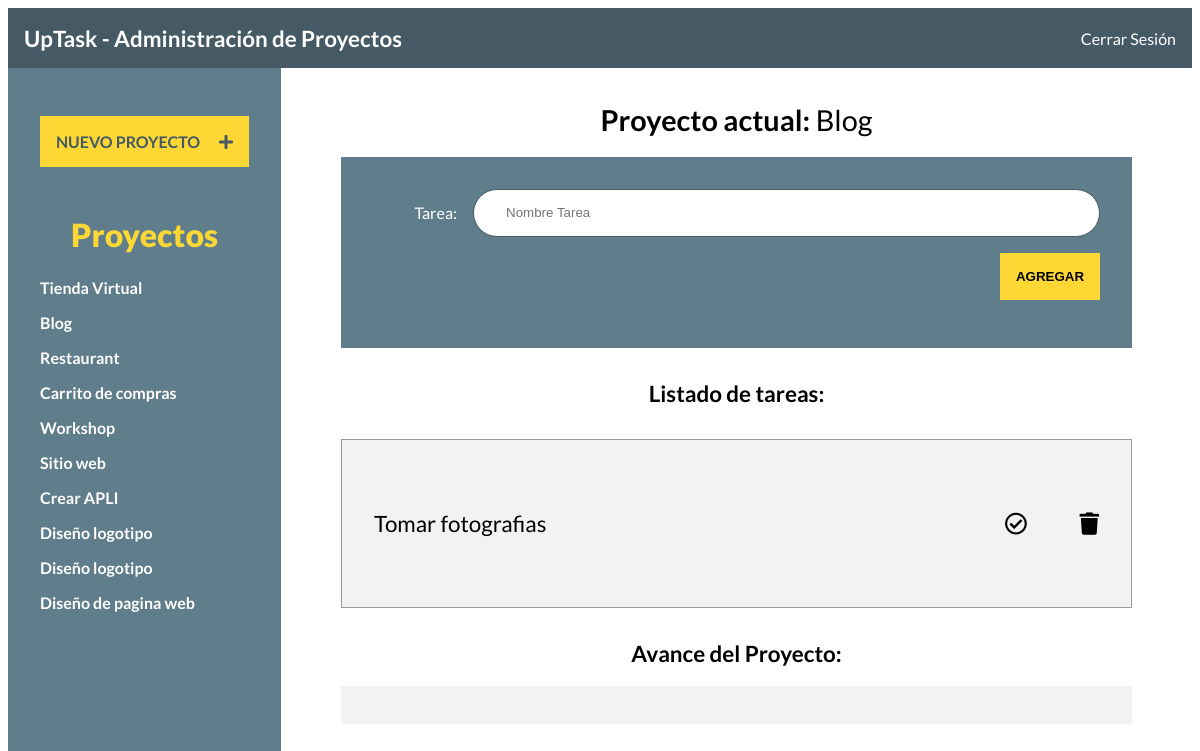
The app's page /index.php?id_proyecto=2 (signed in) with its own data.
### tables this page shows
CREATE TABLE IF NOT EXISTS `proyectos` (
  `id_proyecto` int(11) NOT NULL AUTO_INCREMENT,
  `nombre_proyecto` varchar(100) NOT NULL,
  PRIMARY KEY (`id_proyecto`)
);

CREATE TABLE IF NOT EXISTS `tareas` (
  `id_tarea` int(11) NOT NULL AUTO_INCREMENT,
  `id_proyecto` int(11) NOT NULL,
  `nombre_tarea` varchar(100) DEFAULT NULL,
  `estado` int(1) DEFAULT '0',
  PRIMARY KEY (`id_tarea`),
  KEY `FK_tareas_proyectos` (`id_proyecto`),
  CONSTRAINT `FK_tareas_proyectos` FOREIGN KEY (`id_proyecto`) REFERENCES `proyectos` (`id_proyecto`)
);

### inc/functions/funciones.php (called while the page is built, shortened)
<?php
 function obtenerProyecto()
 {
    include 'conexion.php';
    try {
        return $conn->query('SELECT id_proyecto, nombre_proyecto FROM proyectos');
    } catch (Exception $e) {
        echo 'error: ' . $e->getMessage();
        return false;
    }
 }
function obtenerNompreProyecto( $id = null )
{
    include 'conexion.php';
    try {
        return $conn->query("SELECT nombre_proyecto FROM proyectos WHERE id_proyecto = $id");
    } catch (Exception $e) {
        echo 'error: ' . $e->getMessage();
        return false;
    }
}
function obtenerTareasProyecto( $id = null )
{
    include 'conexion.php';
    try {
        return $conn->query("SELECT id_tarea, nombre_tarea, estado FROM tareas WHERE id_proyecto = $id");
    } catch (Exception $e) {
        echo 'error: ' . $e->getMessage();
        return false;
    }
}

### index.php (the view, shortened to what this page needs)
<?php  include 'inc/functions/funciones.php' ?>
<?php  include 'inc/templates/header.php' ?>
<?php  include 'inc/templates/barra.php' ?>
<?php
    if ( isset( $_GET['id_proyecto'] ) ) {
        $id_proyecto = $_GET['id_proyecto'];
    } else {
        $id_proyecto = '';
    }
?>
<div class="contenedor">
<?php  include 'inc/templates/sidebar.php' ?>
    <main class="contenido-principal">
        <?php $proyecto = obtenerNompreProyecto( $id_proyecto ); ?>
        <?php if ( $proyecto ): ?>
        <h1>Proyecto actual:
            <?php foreach ($proyecto as $p):?>
                    <span><?= $p['nombre_proyecto'] ?></span>
            <?php endforeach; ?>
        </h1>
        <form action="#" class="agregar-tarea">
            <div class="campo">
                <label for="tarea">Tarea:</label>
                <input type="text" placeholder="Nombre Tarea" class="nombre-tarea">
            </div>
            <div class="campo enviar">
                <input type="submit" class="boton nueva-tarea" value="Agregar">
            </div>
        </form>
        <?php else: echo "<p>Selcciona un Proyecto a la izquierda</p>"; endif; ?>
        <h2>Listado de tareas:</h2>
        <div class="listado-pendientes">
            <ul>
                <?php
                    $tareas = obtenerTareasProyecto( $id_proyecto );
                    if ( $tareas->num_rows > 0 ):?>
                        <?php foreach( $tareas as $tarea): ?>
                            <li id="tarea:<?= $tarea['id_tarea'] ?>" class="tarea">
                            <p><?= $tarea['nombre_tarea'] ?></p>
                                <div class="acciones">
                                    <i class="far fa-check-circle  <?= ($tarea['estado'] == 1 ) ? 'completo' : ''?>"></i>
                                    <i class="fas fa-trash"></i>
                                </div>
                            </li>
                        <?php endforeach; ?>
                    <?php else: ?>
                        <p class="lista-vacia">No hay tareas</p>
                    <?php endif; ?>
            </ul>
        </div>
        <div class="avance">
            <h2>Avance del Proyecto:</h2>
            <div id="barra-avance" class="barra-avance">
            </div>
        </div>
    </main>
</div>
<?php  include 'inc/templates/footer.php' ?>

### inc/templates/sidebar.php
<aside class="contenedor-proyectos">
    <div class="panel crear-proyecto">
        <a href="#" class="boton">Nuevo Proyecto <i class="fas fa-plus"></i> </a>
    </div>
    <div class="panel lista-proyectos">
        <h2>Proyectos</h2>
        <ul id="proyectos">
            <?php
                $proyectos = obtenerProyecto();
                foreach ($proyectos as $proyecto) : ?>
                    <li>
                        <a href="index.php?id_proyecto=<?= $proyecto['id_proyecto'] ?>" id="proyecto:<?= $proyecto['id_proyecto'] ?>">
                                <?= $proyecto['nombre_proyecto'] ?>
                        </a>
                    </li>
            <?php endforeach; ?>
        </ul>
    </div>
</aside>

### css/style.css (style rules this page uses)
html { box-sizing: border-box; height: 100%; }
*, *:before, *:after { box-sizing: inherit; }
body { font-family: 'Lato', sans-serif; min-height: 100%; }
.campo { display: flex; margin-bottom: 1rem; align-items: center; }
.campo label { flex: 0 0 100px; text-align: right; padding-right: 1rem; }
.campo input[type="text"], .campo input[type="password"] { height: 3rem; border: 0; flex: 1; border: 1px solid #455A64; border-radius: 5rem; padding-left: 2rem; }
.enviar { justify-content: flex-end; }
.boton { background-color: #FDD835; text-align: center; transition: background-color .5s ease-in-out; display: block; padding: 1rem; text-transform: uppercase; font-weight: 400; border: none; font-weight: 900; }
body.index { height: 100vh; }
.contenedor-proyectos { min-height: 100vh; max-width: 300px; background-color: #607D8B; padding-top: 1rem; }
.panel { padding: 1rem; margin: 1rem; }
.panel a { color: white; font-weight: bold; text-decoration: none; }
.panel h2 { color: #FDD835; font-weight: 900; text-align: center; font-size: 2rem; margin: 0; }
.crear-proyecto i { margin-left: 1rem; }
.crear-proyecto a { color: #455A64; }
.lista-proyectos ul { list-style: none; padding: 1.5rem 0 0 0; margin: 0; }
.lista-proyectos ul li { margin-bottom: 1rem; }
.contenedor { display: flex; height: calc( 100% - 60px); }
.contenido-principal { flex: 1; padding: 1rem; overflow: scroll; }
.contenido-principal h1, .contenido-principal h2 { text-align: center; }
.contenido-principal h1 { font-size: 1.8rem; }
.contenido-principal h2 { font-size: 1.4rem; margin-top: 2rem; }
.contenido-principal h1 span { font-weight: 400; }
.agregar-tarea { max-width: 800px; width: 90%; background-color: #607D8B; margin: 0 auto; padding: 2rem; color: white; transition: background-color .5s ease-in-out; }
.listado-pendientes { background-color: #F2F2F2; max-width: 800px; width: 90%; margin: 2rem auto 0 auto; padding: 2rem; border: 1px solid #999; }
.listado-pendientes ul { padding: 0; list-style: none; }
.listado-pendientes ul li { display: flex; align-items: center; justify-content: space-between; font-size: 1.4rem; border-bottom: 1px solid #d1d1d1; }
.listado-pendientes ul li:last-of-type { border-bottom: none; }
.listado-pendientes ul li i { cursor: pointer; }
.acciones i:last-child { margin-left: 3rem; }
.barra-avance { height: 38px; width: 90%; margin: 0 auto; max-width: 800px; background-color: #F2F2F2; }

### records on screen
proyectos: nombre_proyecto "Tienda Virtual"
proyectos: nombre_proyecto "Blog"
proyectos: nombre_proyecto "Restaurant"
proyectos: nombre_proyecto "Carrito de compras"
proyectos: nombre_proyecto "Workshop"
proyectos: nombre_proyecto "Sitio web"
proyectos: nombre_proyecto "Crear APLI"
proyectos: nombre_proyecto "Diseño logotipo"
proyectos: nombre_proyecto "Diseño logotipo"
proyectos: nombre_proyecto "Diseño de pagina web"
tareas: nombre_tarea "Tomar fotografias", estado 0 (drawn)
